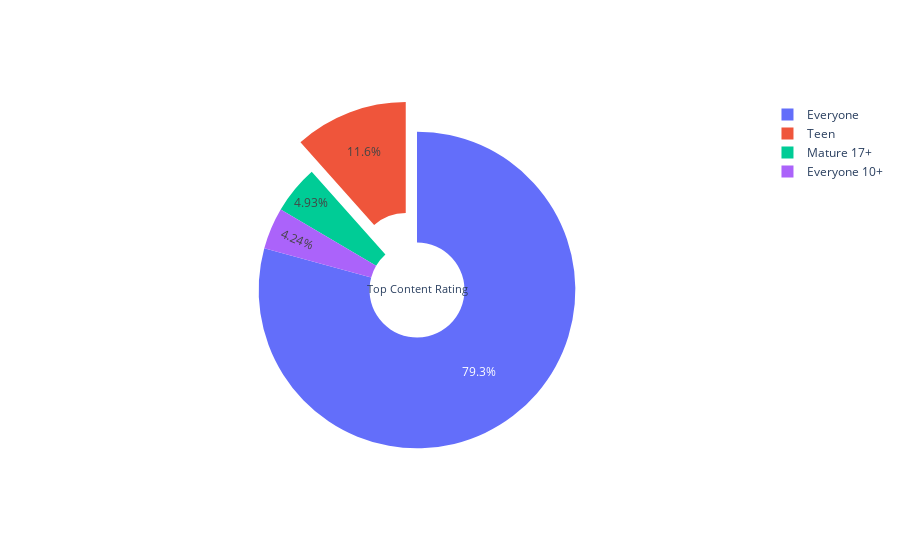

The notebook cell this image was saved under:
### Code cell
#Pie Digram
import plotly.graph_objects as go

labels = ['Everyone','Teen','Mature 17+','Everyone 10+']
values = [7414,1083,461,397]

fig = go.Figure(data=[go.Pie(labels=labels, values=values,title = "Top Content Rating",hole=.3,pull=[0, 0.2,0,  0])])

fig.show()

### Figure 1 — Plotly figure (JSON) as saved in the notebook; plotly's stock layout.template omitted (floating-point values rounded to 4 significant figures)
{"data": [{"hole": 0.3, "labels": ["Everyone", "Teen", "Mature 17+", "Everyone 10+"], "pull": [0, 0.2, 0, 0], "title": {"text": "Top Content Rating"}, "type": "pie", "values": [7414, 1083, 461, 397]}], "layout": {}}
